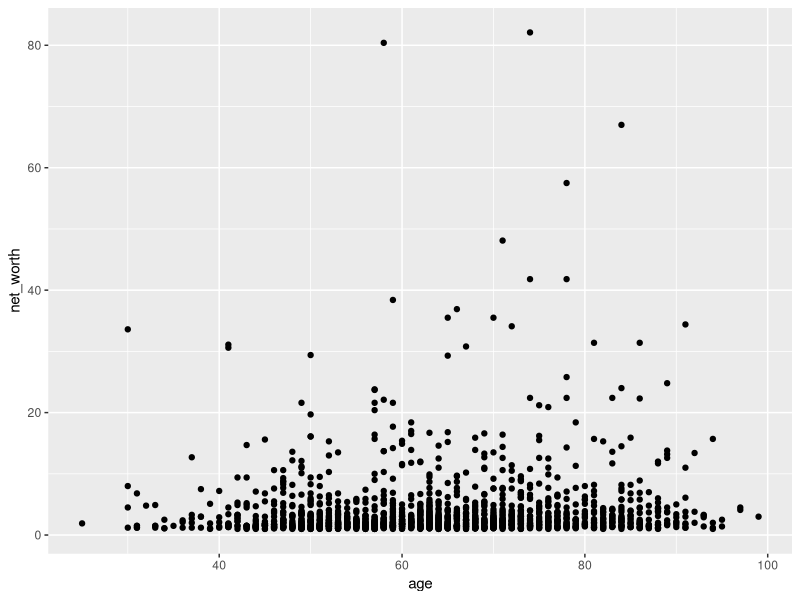
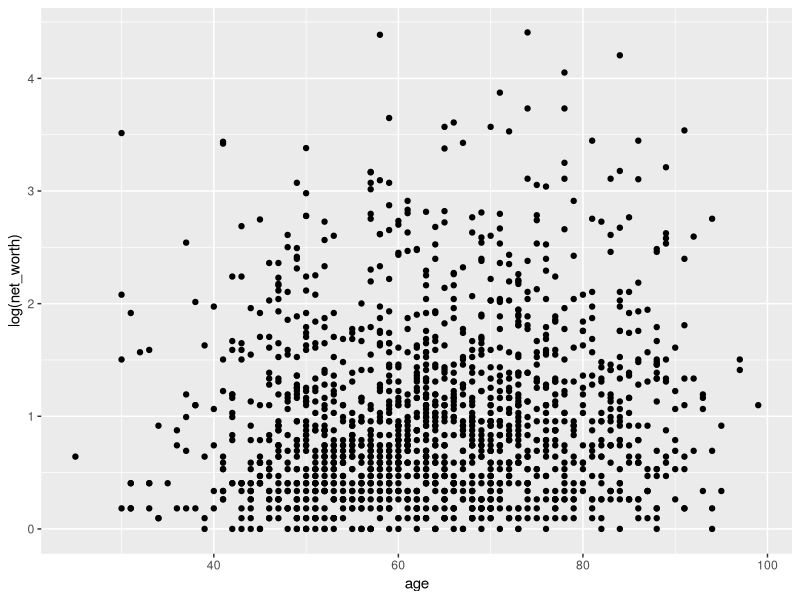
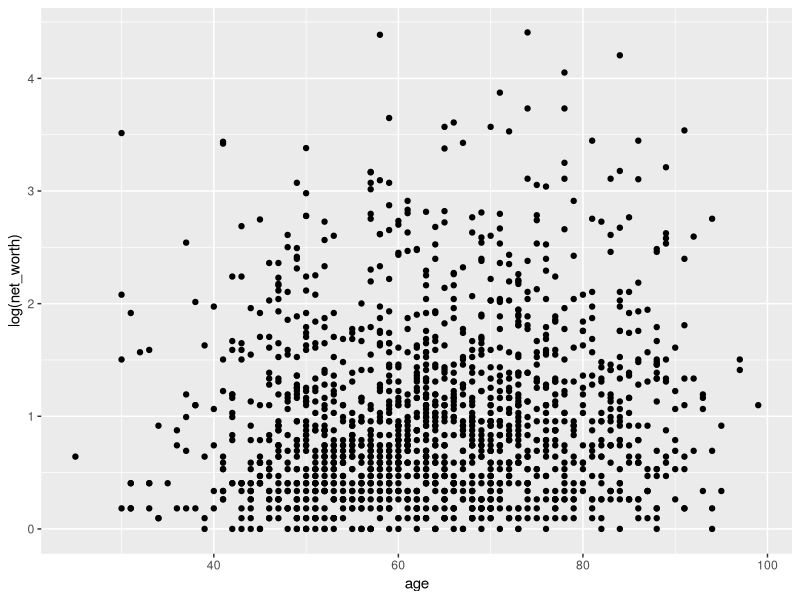
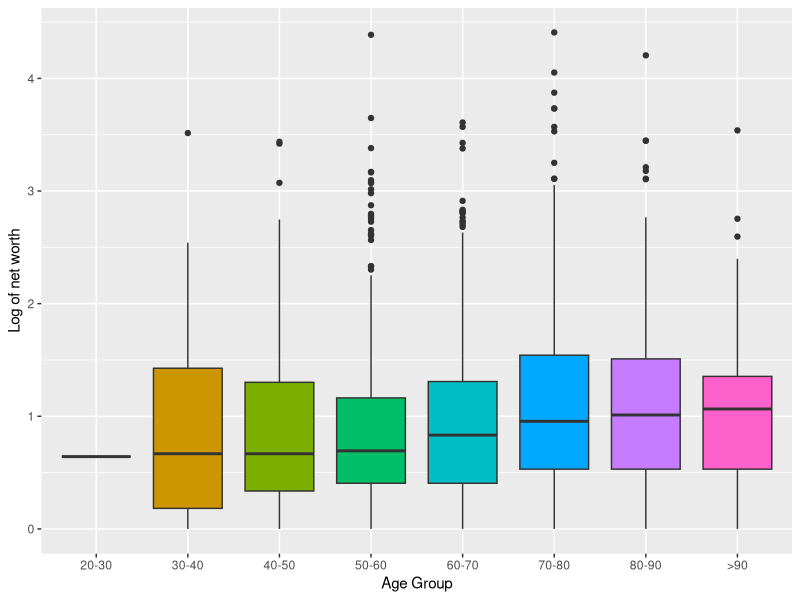
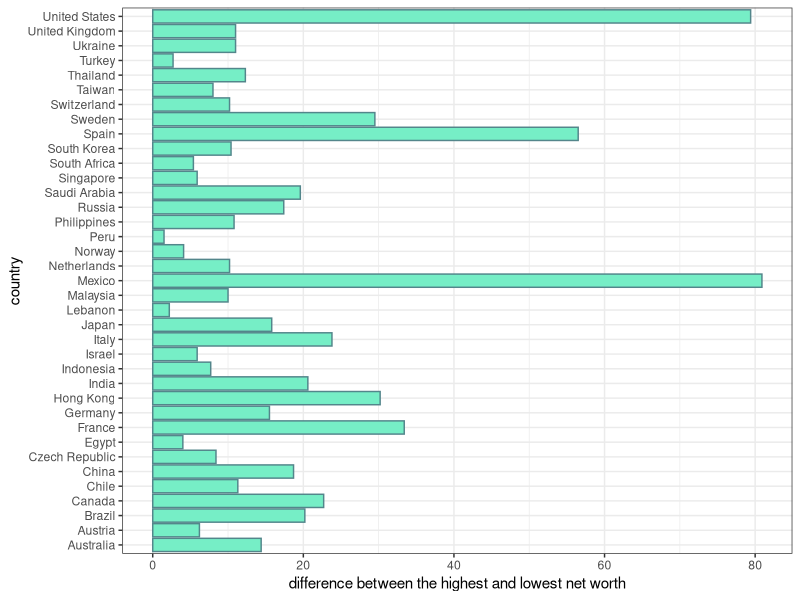

Here is the R script that generated these plots, in order:
# Q1 ----------------------------------------------------------------------

library(tidyverse)
forbes <- read_csv("forbes.csv")
forbes$rank <- parse_number(forbes$rank)
forbes$net_worth <- parse_number(forbes$net_worth)
forbes$age <- parse_number(forbes$age)

# Q2 ----------------------------------------------------------------------

# Those 3-digit numbers are in million, so they must be removed 
forbes <- forbes %>%
  filter (nchar(trunc(net_worth)) <= 2)

# Although other codes (such as the below one) are also applicable
forbes <- forbes %>%
  filter (net_worth < 954)

# We could also separate the net_worth into 2 columns (before using parse_number)
# by separate(forbes, into = c("net_worth", "letter"), sep = " ")
# and then use parse_number and filter those with B letters

# Q3 ----------------------------------------------------------------------

ggplot (forbes, aes (x = age, y = net_worth)) +
  geom_point()

# Since the data includes some numbers much larger than the majority, 
# it is useful to use logarithmic scales in this chart 
ggplot (forbes, aes (x = age, y = log(net_worth))) +
  geom_point()

# For improving the plot, it's better to ommit the rows with no specific age
ggplot(data = filter(forbes, age > 0), aes(x = age, y = log(net_worth))) +
  geom_point()

# In spite of the negligibe increase of the worth observed in older people,
# in order to provide a better plot, I am going to manipulate the data 
# and categorize the age of people into 8 groups

forbes <- forbes %>%
  filter (age > 0) %>%
  mutate (age_group = age %/% 10 - 1) 

forbes$age_group <- factor(forbes$age_group,
                           levels = c(1:8),
                           labels = c("20-30", "30-40", "40-50", "50-60", "60-70", 
                                      "70-80", "80-90", ">90"))

ggplot(data = forbes, mapping = aes(x = age_group, y = log(net_worth), fill = age_group)) +
  geom_boxplot(show.legend = FALSE) +
  xlab('Age Group') +
  ylab('Log of net worth') 

# Considering the plot, now we can observe that older people have more wealth
# in average, although the larger amounts are possessed by 70-80 years old people.

# Q4 ----------------------------------------------------------------------

group_by_counry <- forbes %>%
  group_by(country) %>%
  summarise(count = n(), range = max(net_worth) - min(net_worth)) %>%
  filter(count >= 6) %>%
  arrange(range)

# Q5 ----------------------------------------------------------------------

ggplot(group_by_counry, aes(x = country, y = range)) +
  geom_bar(stat = "identity", color = "cadetblue4", fill = "aquamarine2") + 
  coord_flip() +
  ylab('difference between the highest and lowest net worth') +
  theme_bw ()
